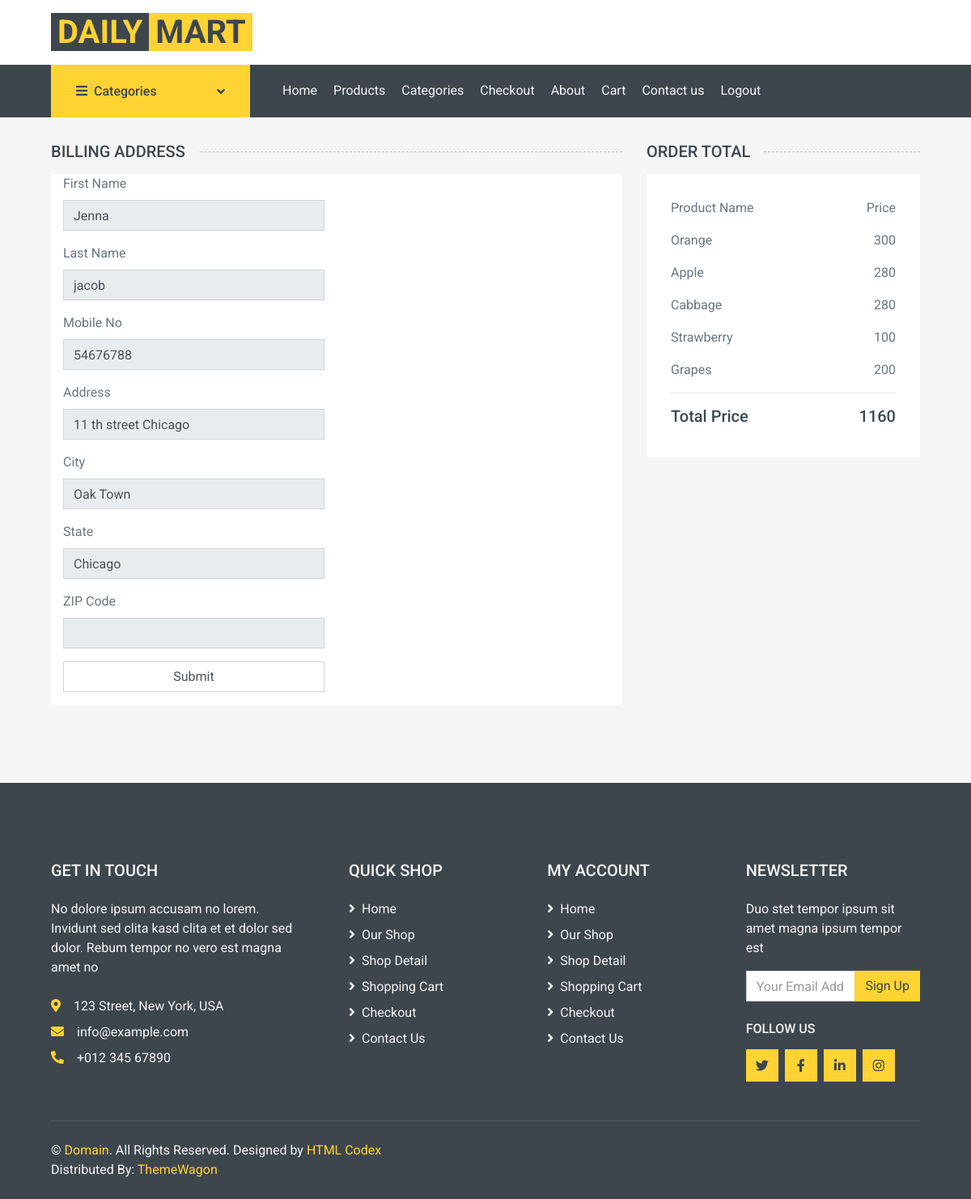
The app's page /userapp/ucheckout/ (signed in) with its own data.
### userapp/models.py (models this page shows)
class Cartdb(models.Model):
    userid=models.ForeignKey(Register,on_delete=models.CASCADE)
    productid=models.ForeignKey(Products,on_delete=models.CASCADE)
    quantity=models.IntegerField()
    total=models.IntegerField()
    status=models.IntegerField(default=0)

### adminapp/models.py (models this page shows)
class Products(models.Model):
    productname=models.CharField(max_length=100)
    productprice=models.IntegerField()
    productquantity=models.IntegerField()
    productimage=models.ImageField(upload_to='sample')

### userapp/views.py (the view)
# urls.py: path('ucheckout/',views.ucheckout,name='ucheckout'),
def ucheckout(request):
    uid=request.session.get('uid')
    dat=Cartdb.objects.filter(userid=uid,status=0)
    data=Cartdb.objects.filter(userid=uid).aggregate(Sum('total'))
    return render(request,'checkout.html',{'dat':dat,'data':data})

### userapp/templates/checkout.html (shortened to what this page needs)
{% extends 'userindex.html' %}
{% block content %}
<div class="container-fluid">
    <div class="row px-xl-5">
        <div class="col-lg-8">
            <h5 class="section-title position-relative text-uppercase mb-3"><span class="bg-secondary pr-3">Billing Address</span></h5>
            <div class="bg-light p-20 mb-5">
                <div class="row">
                    <form action="{% url 'ucdata' %}" method="POST" class="col-md-12">
                    <div class="col-md-6 form-group">
                        <label>First Name</label>
                        <input class="form-control" type="text" placeholder="" value="{{ request.session.ftname }}" readonly>
                    </div>
                    <div class="col-md-6 form-group">
                        <label>Last Name</label>
                        <input class="form-control" type="text" placeholder=" " value="{{ request.session.ltname }}" readonly>
                    </div>
                    <div class="col-md-6 form-group">
                        <label>Mobile No</label>
                        <input class="form-control" type="text" placeholder="" value="{{ request.session.menum }}" readonly>
                    </div>
                    <div class="col-md-6 form-group">
                        <label>Address </label>
                        <input class="form-control" type="text" placeholder="" value="{{ request.session.addr}}" readonly>
                    </div>
                   <div class="col-md-6 form-group">
                        <label>City</label>
                        <input class="form-control" type="text" placeholder="" value="{{ request.session.citty}}" readonly>
                    </div>
                    <div class="col-md-6 form-group">
                        <label>State</label>
                        <input class="form-control" type="text" placeholder="" value="{{ request.session.sttate }}" readonly>
                    </div>
                    <div class="col-md-6 form-group">
                        <label>ZIP Code</label>
                        <input class="form-control" type="text" placeholder="" value=" {{ request.session.ziipcode }}"  readonly>
                    </div>
                    <div class="col-md-6 form-group">
                        <input class="form-control" type="submit" >
                    </div>
                    </form>
                </div>
            </div>
        </div>
        <div class="col-lg-4">
            <h5 class="section-title position-relative text-uppercase mb-3"><span class="bg-secondary pr-3">Order Total</span></h5>
            <div class="bg-light p-30 mb-5">
                <div class="border-bottom">
                    <div class="d-flex justify-content-between">
                        <p>Product Name </p>
                        <p>Price</p>
                    </div>
                    {% for i in dat %}
                    <div class="d-flex justify-content-between">
                        <p> <input type="hidden" name="pme" id="pme" value="{{ i.productid.productname }}">{{ i.productid.productname }}</p>
                        <p><input type="hidden" name="totalp" id="totalp" value="{{i.total}}">{{ i.total }}</p>
                    </div>
                    {% endfor %}
                </div>
                <div class="pt-2">
                    <div class="d-flex justify-content-between mt-2">
                        <h5>Total Price</h5>
                        <h5>{{data.total__sum}}</h5>
                    </div>
                </div>
            </div>
        </div>
    </div>
</div>
{% endblock %}

### records on screen
Cartdb: productid.productname "Orange", total "300"
Cartdb: productid.productname "Apple", total "280"
Cartdb: productid.productname "Cabbage", total "280"
Cartdb: productid.productname "Strawberry", total "100"
Cartdb: productid.productname "Grapes", total "200"

### other values on screen
{{ data.total__sum }} "1160"
